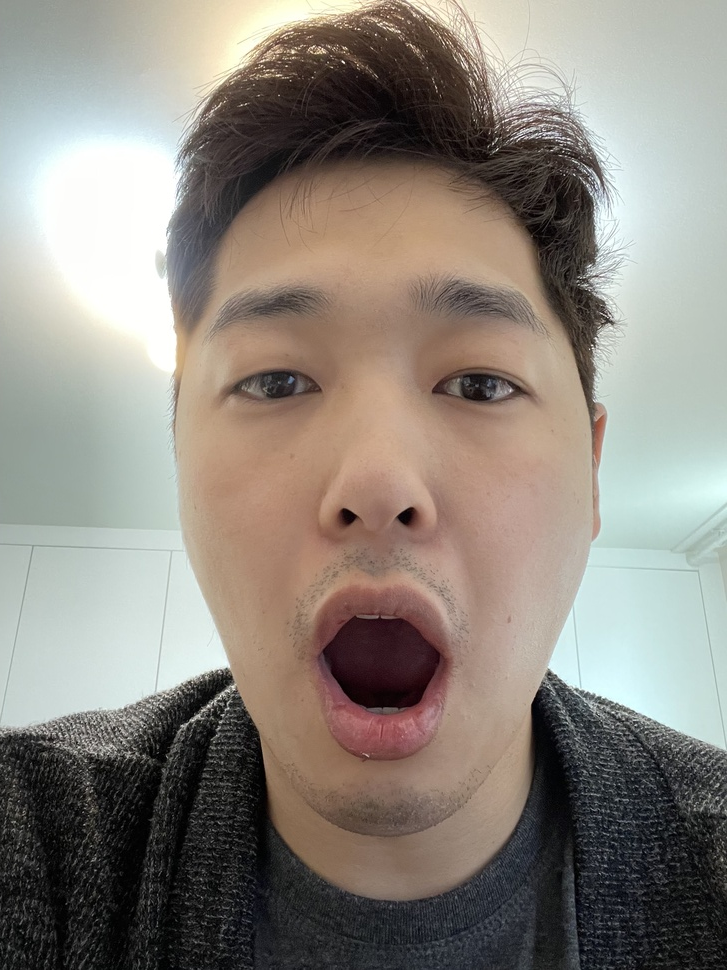
#> input picture 1.jpg, 727 x 970 px, shrunk from 2316 x 3088 before the run
$ python -i wrinkles.py   (imports and definitions only)   (older library calls are emulated)
#> lines starting #> are read from the running program, lines starting #| are printed output that depends on the picture; after the words box and inside, x2 and y2 are one past the last pixel; in counts of white or black regions, pixels touching at a corner belong together
#> further down, picture is the input picture: shape (970, 727, 3); mean B, G, R 125.8, 134.1, 140.8
import os
import sys
import numpy as np
import cv2
import skimage
import resize as resize_img
# import src.face_type.utils as utils
# import src.face_type.facemesh as facemesh

sys.path.append('src')
sys.path.append('src/face_type')

import utils as utils
import facemesh as facemesh

class Wrinkles:
    def __init__(self):
        return

    def wrinkles(self, image):


        hsv = cv2.cvtColor(image, cv2.COLOR_BGR2HSV)
#> hsv: shape (970, 727, 3); mean H, S, V 46.9, 44.9, 145.5
        median = cv2.medianBlur(hsv[:,:,2], 7)
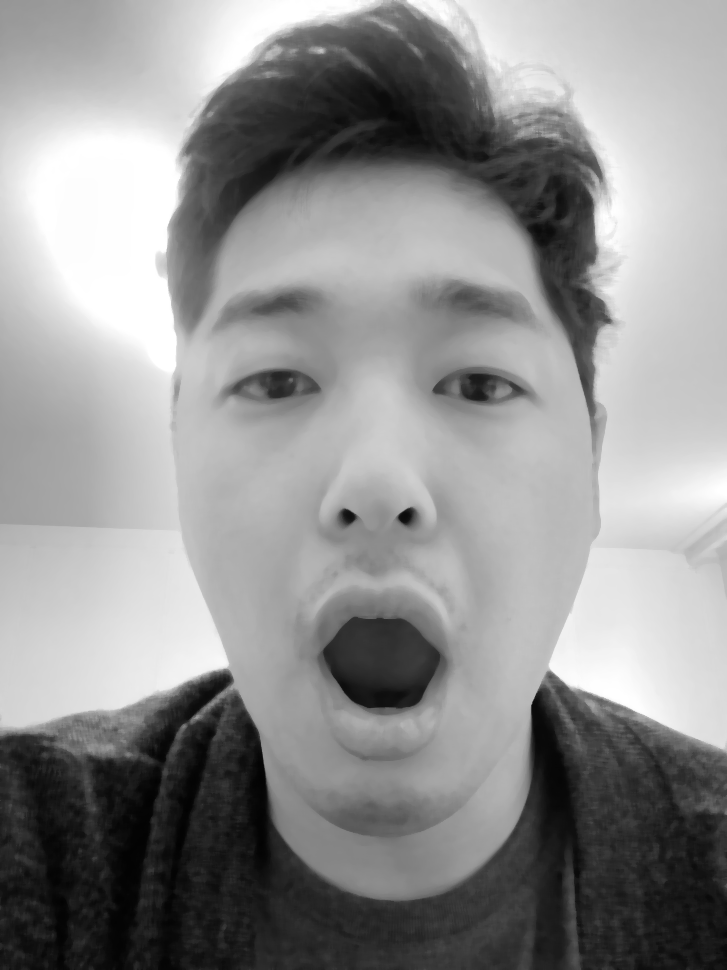
#> median: shape (970, 727); min 2, max 255, mean 145
        meijering = skimage.filters.meijering(median)
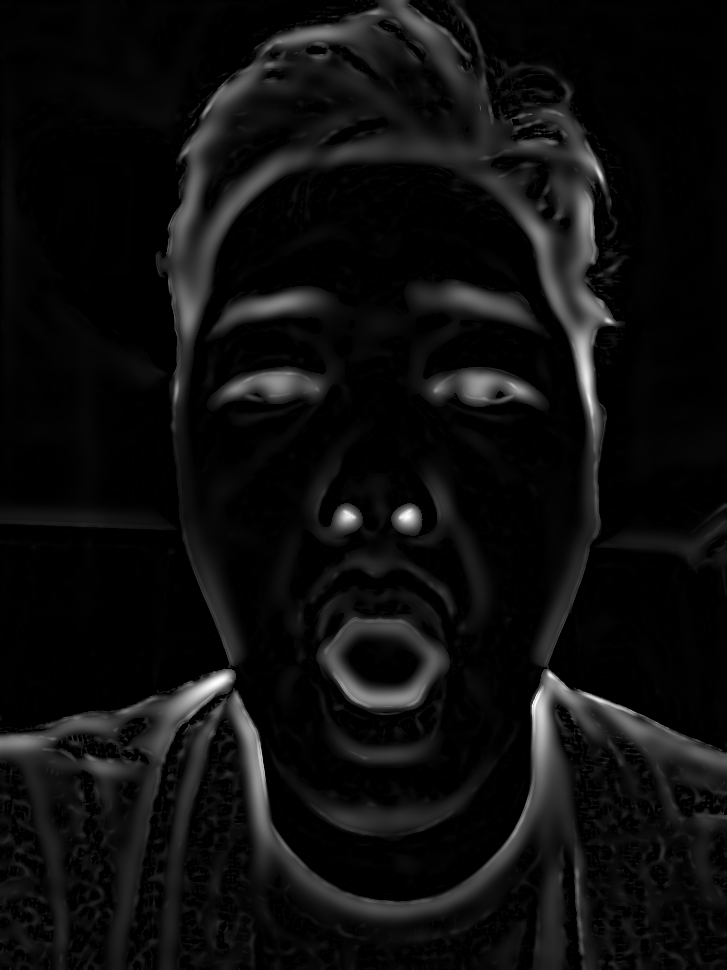
#> meijering: shape (970, 727) float64; min 0, max 1, mean 0.0573
        meijering *= 255
        meijering = meijering.astype(np.uint8)

        ret, res = cv2.threshold(meijering, 10, 255, cv2.THRESH_BINARY_INV)
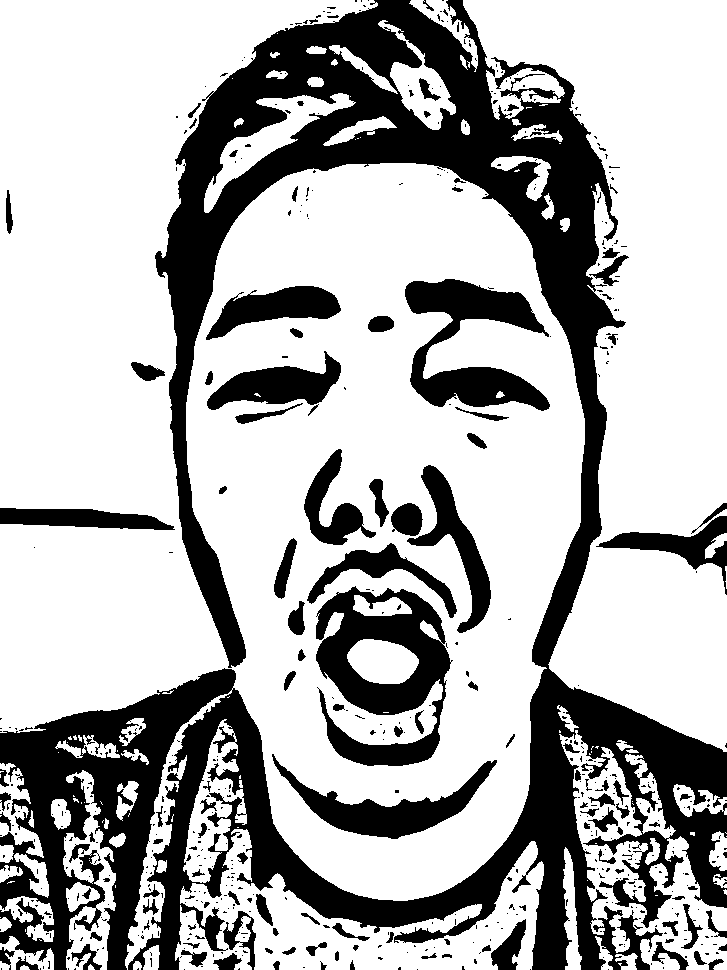
#> res: shape (970, 727); 69.5% white; 578 black regions (453 under 20 px), largest, box (x1, y1, x2, y2) and area: (0, 0, 727, 970) 151379, (316, 586, 453, 766) 12377, (405, 279, 550, 411) 8805
        # ret, res = cv2.threshold(meijering, 10, 255, cv2.THRESH_BINARY)
        res = cv2.GaussianBlur(res, (25, 25), 0, borderType=cv2.BORDER_ISOLATED)
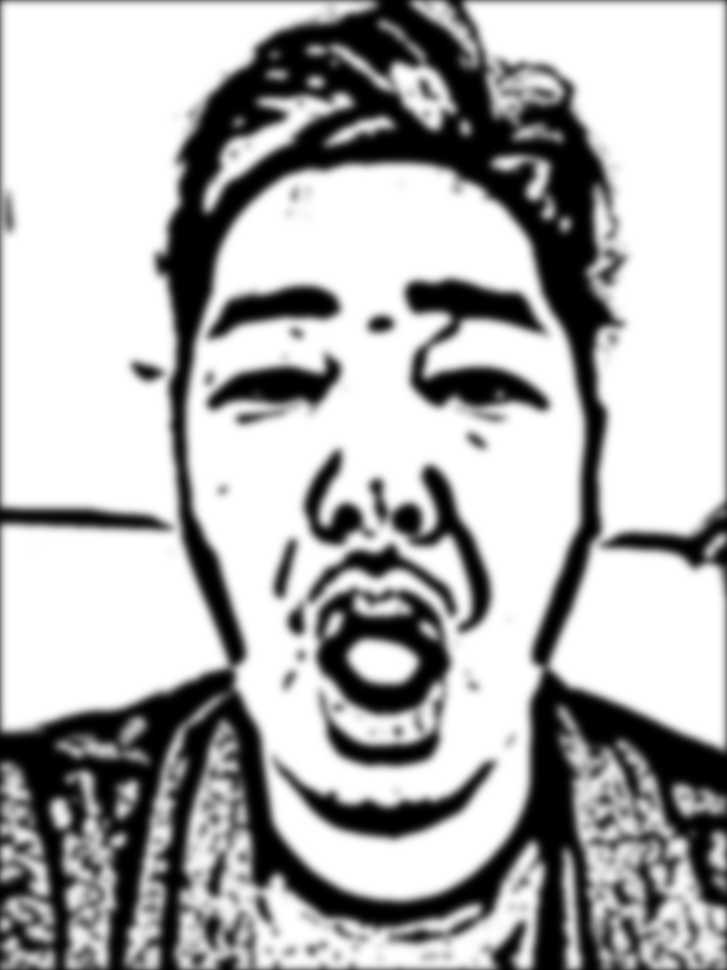
#> res: shape (970, 727); min 0, max 255, mean 175.7
        ret, res = cv2.threshold(res, 10, 255, cv2.THRESH_BINARY)
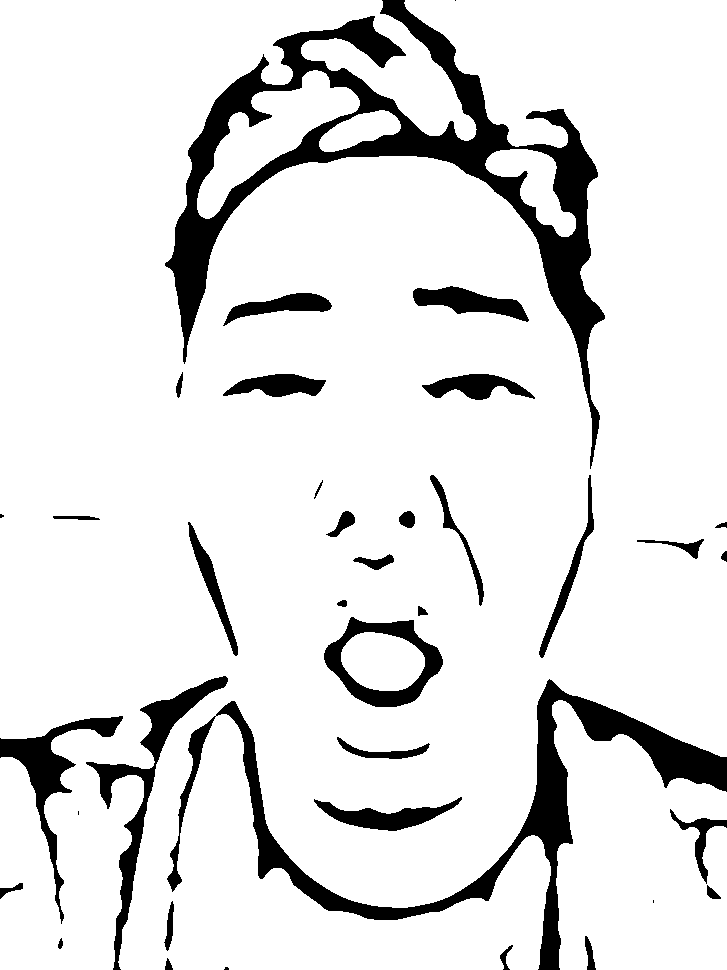
#> res: shape (970, 727); 88.8% white; 38 black regions (5 under 20 px), largest, box (x1, y1, x2, y2) and area: (165, 0, 605, 469) 31954, (167, 679, 727, 970) 18476, (86, 676, 228, 970) 5092
        # [6 lines of commented-out code are left out]

        return res

    # [63 lines left out: functions draw, crop, run, not called in this run]


# [35 lines not run here, left out]
            # cv2.waitKey(0)
            # exit()

>>> import cv2
>>> picture = cv2.imread('../../1.jpg')
>>> result = Wrinkles().wrinkles(picture)

$ run again, on temp_100.png.png
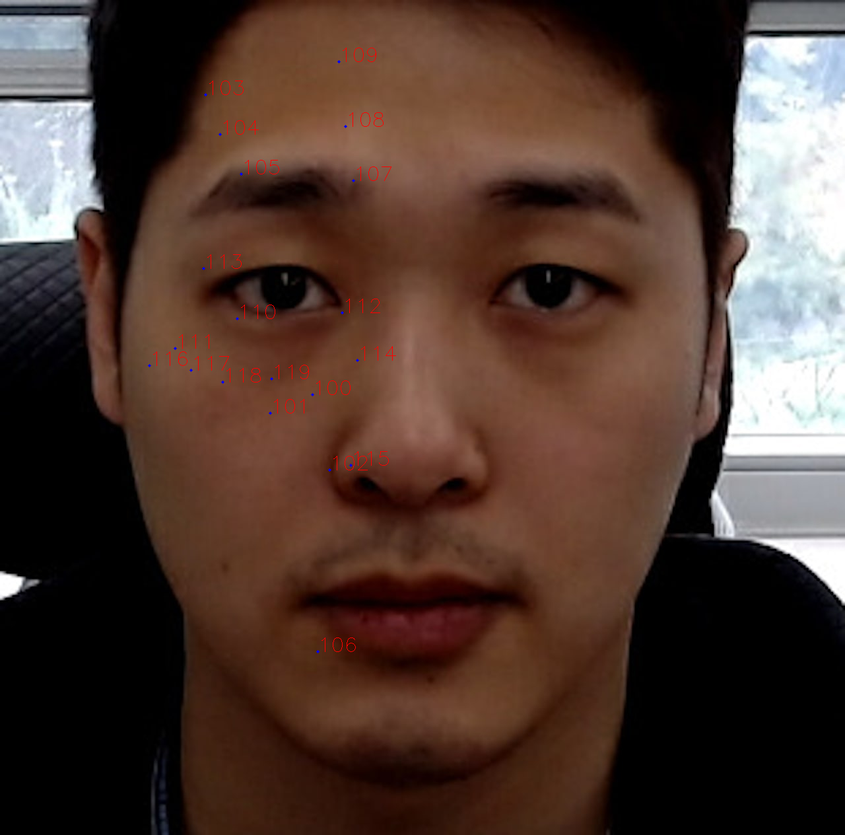
#> input picture temp_100.png.png, 845 x 835 px, shrunk from 1280 x 1264 before the run
#> picture is the input picture: shape (835, 845, 3); mean B, G, R 50.1, 58.8, 80
#> hsv: shape (835, 845, 3); mean H, S, V 23.7, 108.2, 82.1
#> in wrinkles, `ret, res = cv2.threshold(meijering, 10, 255, cv2.THRESH_BINARY_INV)`:
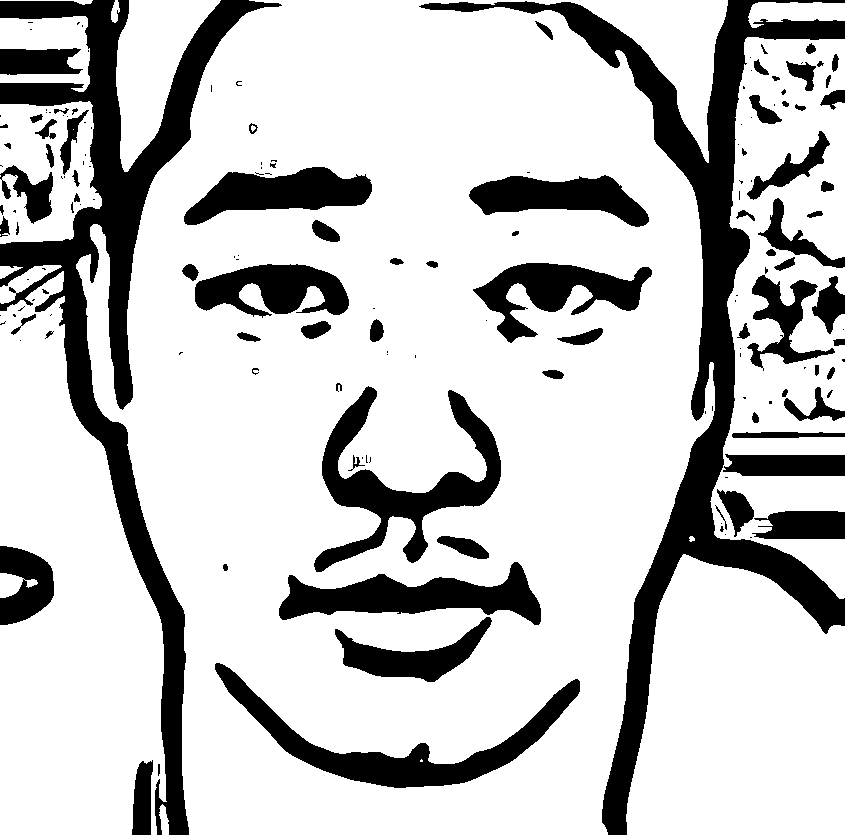
#> res: shape (835, 845); 77.6% white; 165 black regions (82 under 20 px), largest, box (x1, y1, x2, y2) and area: (419, 0, 845, 835) 38764, (0, 0, 282, 835) 37378, (314, 386, 501, 572) 10114
#> in wrinkles, `ret, res = cv2.threshold(res, 10, 255, cv2.THRESH_BINARY)`:
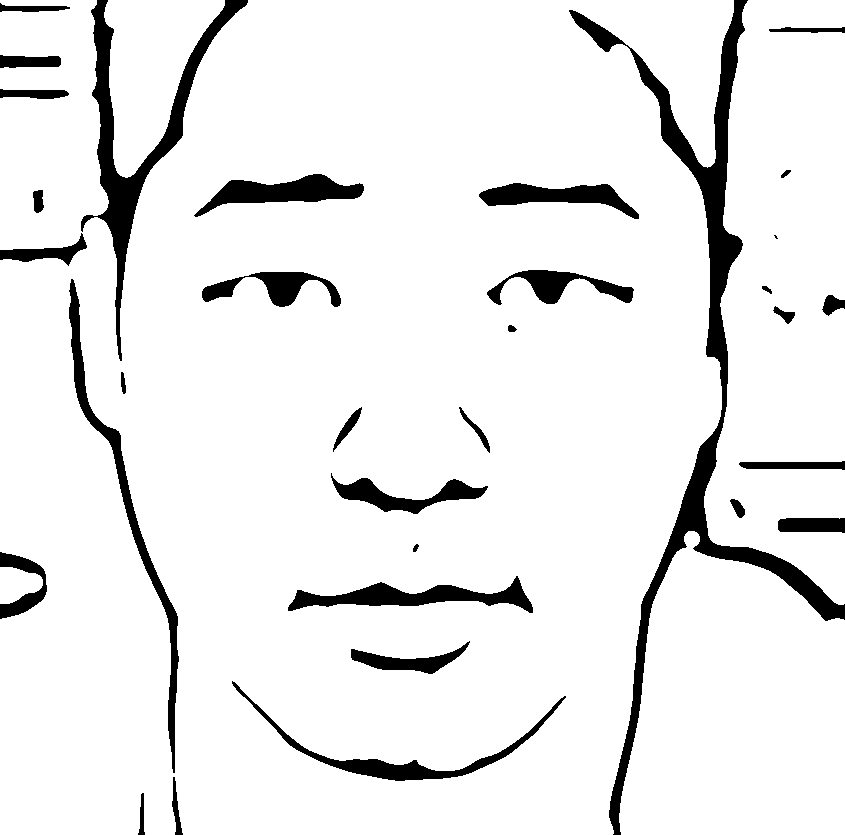
#> res: shape (835, 845); 91.9% white; 33 black regions (1 under 20 px), largest, box (x1, y1, x2, y2) and area: (569, 0, 845, 835) 17141, (81, 0, 248, 361) 7965, (69, 279, 179, 773) 4223
